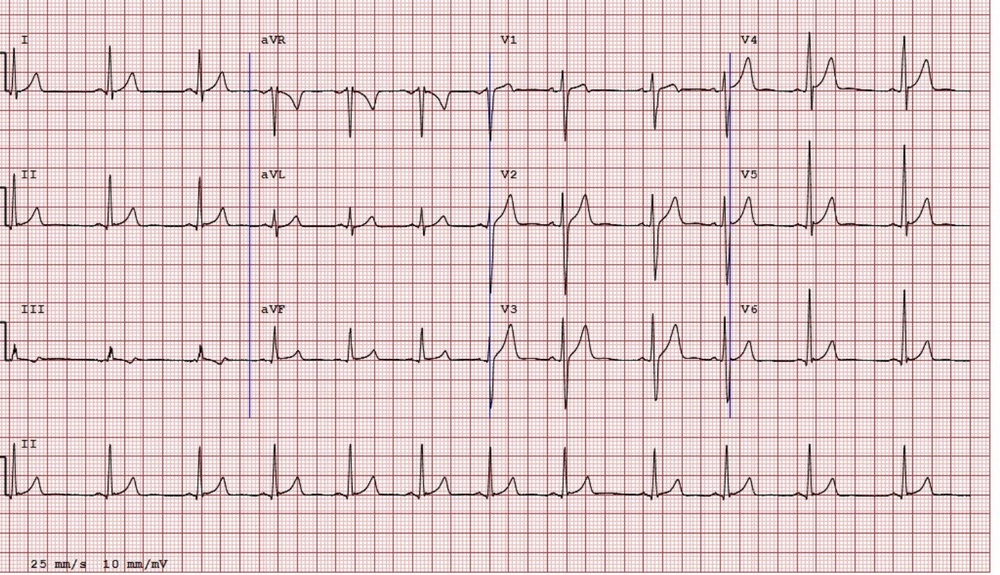
#> input picture ECG Digitization/ECG Code/cropped.jpg, 1000 x 575 px, shrunk from 1495 x 860 before the run
$ python HoughTransform.py
#> lines starting #> are read from the running program, lines starting #| are printed output that depends on the picture
# -*- coding: utf-8 -*-
"""
Created on Fri Oct  9 22:39:58 2020

@author: Kevin
"""

import cv2
import numpy as np
import scipy.ndimage as ndimage

img = cv2.imread('cropped.jpg')
#> img is the input picture: shape (575, 1000, 3); mean B, G, R 204.1, 203.1, 223.7
gray = cv2.cvtColor(img,cv2.COLOR_BGR2GRAY)
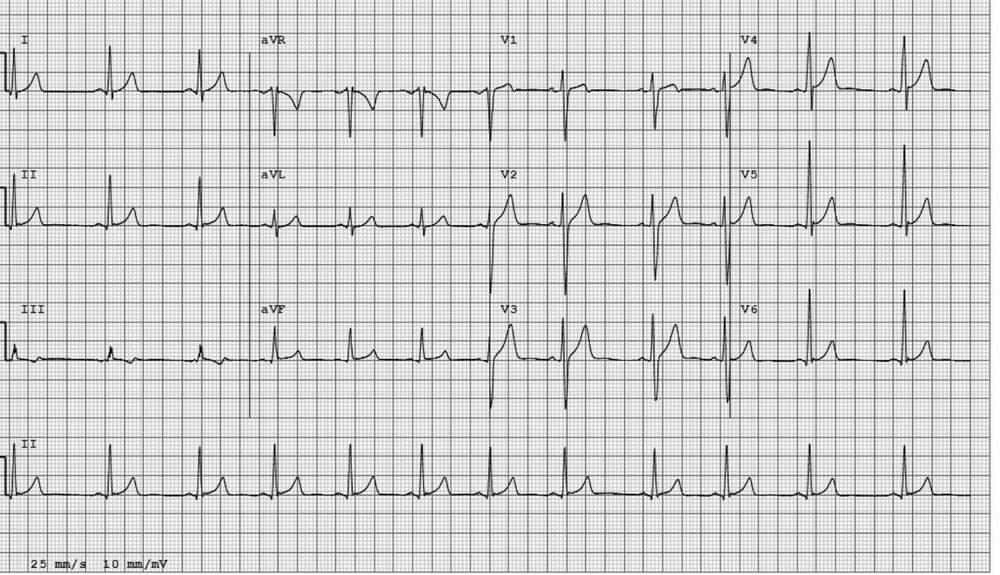
#> gray: shape (575, 1000); min 1, max 255, mean 209.4
edges = cv2.Canny(gray,50,150,apertureSize = 3)
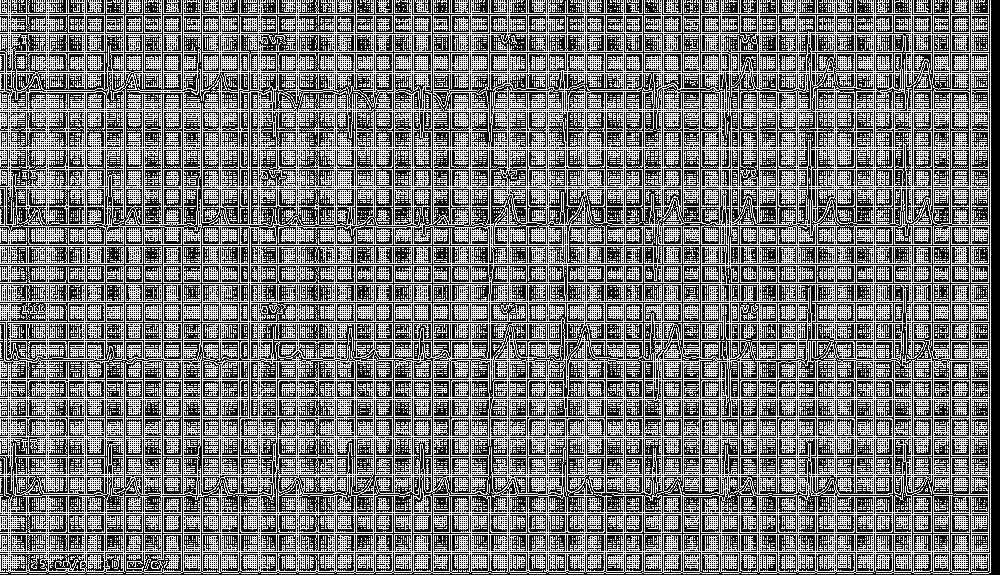
#> edges: shape (575, 1000); 47.4% white in thin lines or dots

lines = cv2.HoughLines(edges,3,np.pi/180,200)
for rho,theta in lines[0]:
    a = np.cos(theta)
    b = np.sin(theta)
    x0 = a*rho
    y0 = b*rho
    x1 = int(x0 + 1000*(-b))
    y1 = int(y0 + 1000*(a))
    x2 = int(x0 - 1000*(-b))
    y2 = int(y0 - 1000*(a))
#> this loop made 1 pass
#> (rho, theta, a, b, x0, y0, x1, y1) on pass 1: (300, 1.57, -4.37e-08, 1, -1.31e-05, 300, -1000, 299)

    # cv2.line(img,(x1,y1),(x2,y2),(0,0,255),2)

#Rotates image to make the detected line horizontal

img_rotated = ndimage.rotate(img, 180*theta/3.1415926-(90), cval = 255)

#Writes the image to destination
cv2.imwrite('rotated_houghtransform.jpg',img_rotated)
